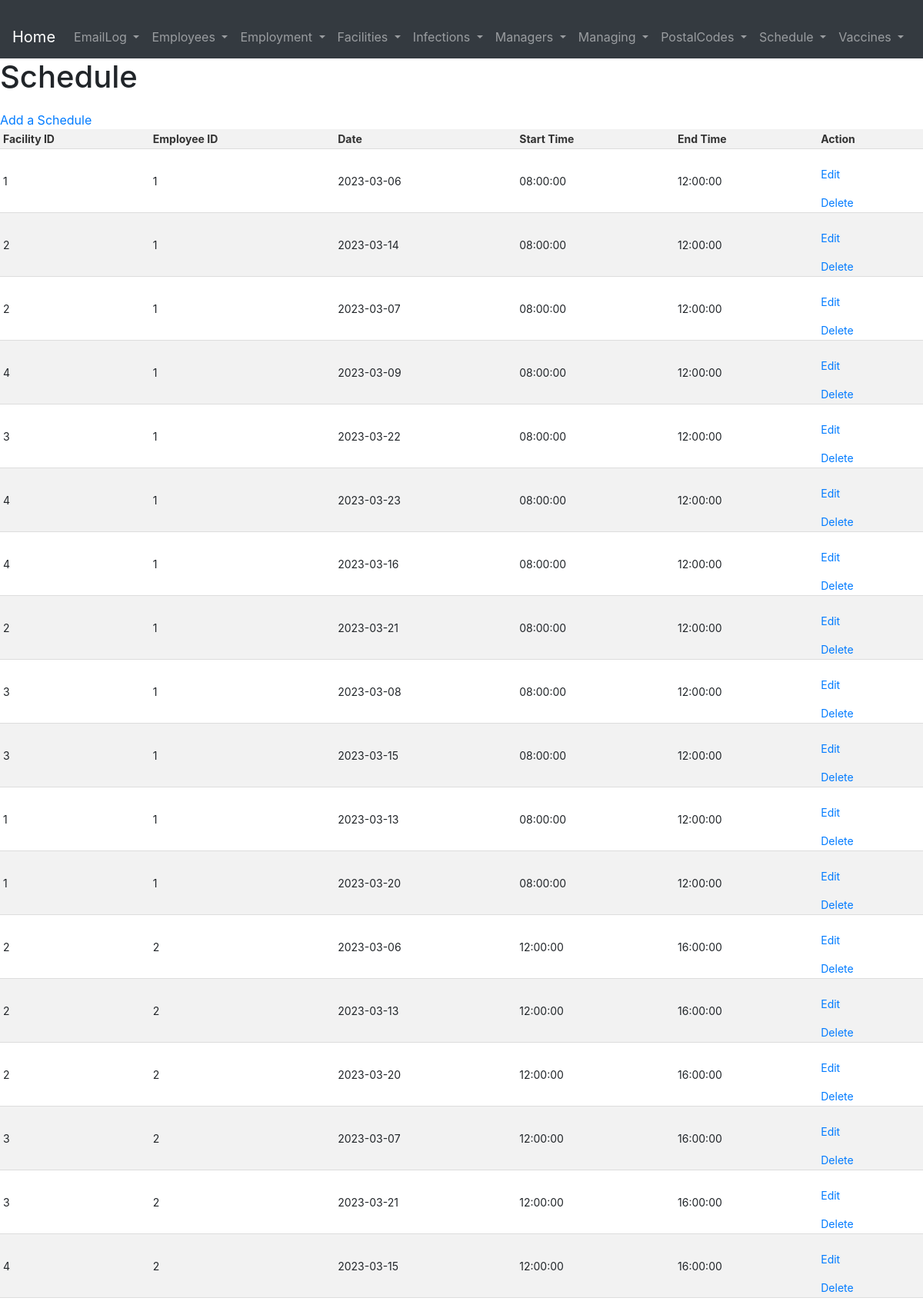
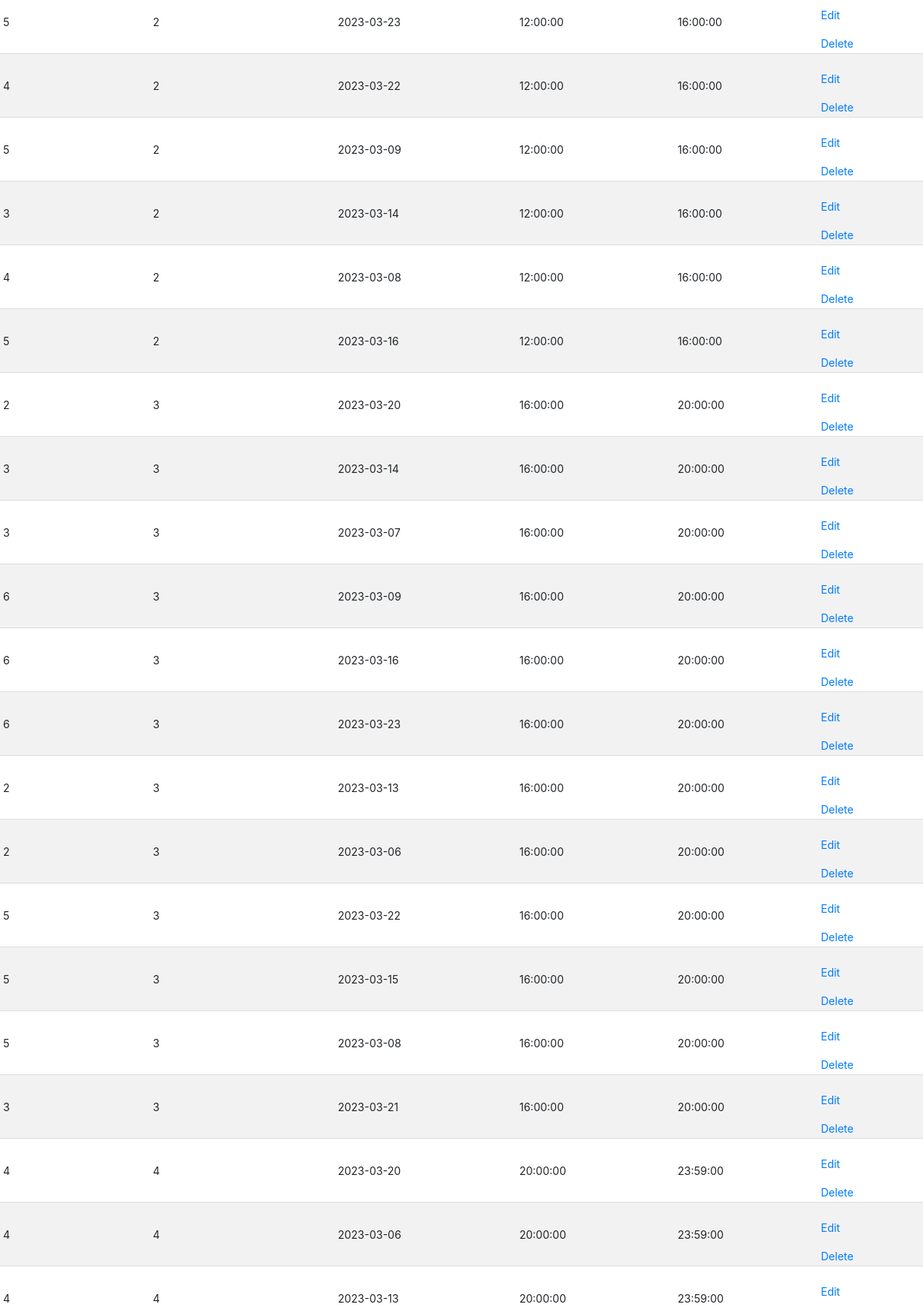
The app's page /pages/Schedule/index.php (upper part) with its own data (2 pictures, top to bottom).
### tables this page shows
CREATE TABLE Schedule (
   FacilityID INT,
   EmployeeID INT,
   Date DATE,
   StartTime TIME,
   EndTime TIME,
   PRIMARY KEY (FacilityID, EmployeeID, Date, StartTime),
   FOREIGN KEY (FacilityID) REFERENCES Facilities(FacilityID),
   FOREIGN KEY (EmployeeID) REFERENCES Employees(EmployeeID),
   CHECK (EndTime >= StartTime)
);

### pages/Schedule/index.php (the view, shortened to what this page needs)
<?php require_once '../../database.php';
    include '../header.php';
if (isset($_GET['employeeID']) && !empty($_GET['employeeID'])) {
    $employeeID = $_GET['employeeID'];
    $result = $conn->query("SELECT * FROM Schedule WHERE EmployeeID = $employeeID");
    $schedules = $result->fetch_all(MYSQLI_ASSOC);
} else {
    $result = $conn->query("SELECT * FROM Schedule ORDER BY EmployeeID");
    $schedules = $result->fetch_all(MYSQLI_ASSOC);
}
?>
<!DOCTYPE html>
<html lang="en">
<head>
    <link rel="stylesheet" href="../../pages/style.css">
</head>
<body>
    <h1>Schedule</h1>
    <a href="./create.php">Add a Schedule</a>
    <?php if (count($schedules) > 0): ?>
        <table>
            <thead>
                <tr>
                    <th>Facility ID</th>
                    <th>Employee ID</th>
                    <th>Date</th>
                    <th>Start Time</th>
                    <th>End Time</th>
                    <th>Action</th>
                </tr>
            </thead>
            <tbody>
                <?php foreach ($schedules as $schedule): ?>
                    <tr>
                        <td><?php echo $schedule['FacilityID']; ?></td>
                        <td><?php echo $schedule['EmployeeID']; ?></td>
                        <td><?php echo $schedule['Date']; ?></td>
                        <td><?php echo $schedule['StartTime']; ?></td>
                        <td><?php echo $schedule['EndTime']; ?></td>
                        <td>
                            <a href="./edit.php?FacilityID=<?=$schedule['FacilityID'];?>&EmployeeID=<?=$schedule['EmployeeID'];?>&Date=<?=$schedule['Date'];?>&StartTime=<?=$schedule['StartTime'];?>">Edit</a>
                            <a href="./delete.php?FacilityID=<?=$schedule['FacilityID'];?>&EmployeeID=<?=$schedule['EmployeeID'];?>&Date=<?=$schedule['Date'];?>&StartTime=<?=$schedule['StartTime'];?>">Delete</a>
                        </td>
                    </tr>
                <?php endforeach; ?>
            </tbody>
        </table>
    <?php else: ?>
        <p>No schedules found.</p>
    <?php endif; ?>
    <br>
</body>
</html>

### pages/style.css (style rules this page uses)
table { border-collapse: collapse; width: 100%; margin-top: 20px auto; }
th, td { padding: 4px; text-align: left; border-bottom: 1px solid #ddd; font-size: 14px; }
th { background-color: #f2f2f2; color: #333; font-weight: bold; }
tr:nth-child(even) { background-color: #f2f2f2; }
a { display: block; margin-top: 20px; }

### records on screen
schedule: FacilityID "1", EmployeeID "1", Date "2023-03-06", StartTime "08:00:00", EndTime "12:00:00"
schedule: FacilityID "2", EmployeeID "1", Date "2023-03-14", StartTime "08:00:00", EndTime "12:00:00"
schedule: FacilityID "2", EmployeeID "1", Date "2023-03-07", StartTime "08:00:00", EndTime "12:00:00"
schedule: FacilityID "4", EmployeeID "1", Date "2023-03-09", StartTime "08:00:00", EndTime "12:00:00"
schedule: FacilityID "3", EmployeeID "1", Date "2023-03-22", StartTime "08:00:00", EndTime "12:00:00"
schedule: FacilityID "4", EmployeeID "1", Date "2023-03-23", StartTime "08:00:00", EndTime "12:00:00"
schedule: FacilityID "4", EmployeeID "1", Date "2023-03-16", StartTime "08:00:00", EndTime "12:00:00"
schedule: FacilityID "2", EmployeeID "1", Date "2023-03-21", StartTime "08:00:00", EndTime "12:00:00"
schedule: FacilityID "3", EmployeeID "1", Date "2023-03-08", StartTime "08:00:00", EndTime "12:00:00"
schedule: FacilityID "3", EmployeeID "1", Date "2023-03-15", StartTime "08:00:00", EndTime "12:00:00"
schedule: FacilityID "1", EmployeeID "1", Date "2023-03-13", StartTime "08:00:00", EndTime "12:00:00"
schedule: FacilityID "1", EmployeeID "1", Date "2023-03-20", StartTime "08:00:00", EndTime "12:00:00"
schedule: FacilityID "2", EmployeeID "2", Date "2023-03-06", StartTime "12:00:00", EndTime "16:00:00"
schedule: FacilityID "2", EmployeeID "2", Date "2023-03-13", StartTime "12:00:00", EndTime "16:00:00"
schedule: FacilityID "2", EmployeeID "2", Date "2023-03-20", StartTime "12:00:00", EndTime "16:00:00"
schedule: FacilityID "3", EmployeeID "2", Date "2023-03-07", StartTime "12:00:00", EndTime "16:00:00"
schedule: FacilityID "3", EmployeeID "2", Date "2023-03-21", StartTime "12:00:00", EndTime "16:00:00"
schedule: FacilityID "4", EmployeeID "2", Date "2023-03-15", StartTime "12:00:00", EndTime "16:00:00"
schedule: FacilityID "5", EmployeeID "2", Date "2023-03-23", StartTime "12:00:00", EndTime "16:00:00"
schedule: FacilityID "4", EmployeeID "2", Date "2023-03-22", StartTime "12:00:00", EndTime "16:00:00"
schedule: FacilityID "5", EmployeeID "2", Date "2023-03-09", StartTime "12:00:00", EndTime "16:00:00"
schedule: FacilityID "3", EmployeeID "2", Date "2023-03-14", StartTime "12:00:00", EndTime "16:00:00"
schedule: FacilityID "4", EmployeeID "2", Date "2023-03-08", StartTime "12:00:00", EndTime "16:00:00"
schedule: FacilityID "5", EmployeeID "2", Date "2023-03-16", StartTime "12:00:00", EndTime "16:00:00"
schedule: FacilityID "2", EmployeeID "3", Date "2023-03-20", StartTime "16:00:00", EndTime "20:00:00"
schedule: FacilityID "3", EmployeeID "3", Date "2023-03-14", StartTime "16:00:00", EndTime "20:00:00"
schedule: FacilityID "3", EmployeeID "3", Date "2023-03-07", StartTime "16:00:00", EndTime "20:00:00"
schedule: FacilityID "6", EmployeeID "3", Date "2023-03-09", StartTime "16:00:00", EndTime "20:00:00"
schedule: FacilityID "6", EmployeeID "3", Date "2023-03-16", StartTime "16:00:00", EndTime "20:00:00"
schedule: FacilityID "6", EmployeeID "3", Date "2023-03-23", StartTime "16:00:00", EndTime "20:00:00"
schedule: FacilityID "2", EmployeeID "3", Date "2023-03-13", StartTime "16:00:00", EndTime "20:00:00"
schedule: FacilityID "2", EmployeeID "3", Date "2023-03-06", StartTime "16:00:00", EndTime "20:00:00"
schedule: FacilityID "5", EmployeeID "3", Date "2023-03-22", StartTime "16:00:00", EndTime "20:00:00"
schedule: FacilityID "5", EmployeeID "3", Date "2023-03-15", StartTime "16:00:00", EndTime "20:00:00"
schedule: FacilityID "5", EmployeeID "3", Date "2023-03-08", StartTime "16:00:00", EndTime "20:00:00"
schedule: FacilityID "3", EmployeeID "3", Date "2023-03-21", StartTime "16:00:00", EndTime "20:00:00"
schedule: FacilityID "4", EmployeeID "4", Date "2023-03-20", StartTime "20:00:00", EndTime "23:59:00"
schedule: FacilityID "4", EmployeeID "4", Date "2023-03-06", StartTime "20:00:00", EndTime "23:59:00"
schedule: FacilityID "4", EmployeeID "4", Date "2023-03-13", StartTime "20:00:00", EndTime "23:59:00"
